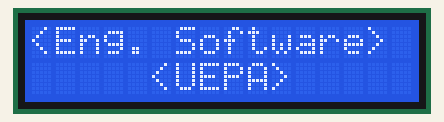
A sketch run on a simulated Arduino Uno, built with avr-gcc and run on an emulated ATmega328P. Parts: 16×2 character LCD.

Above: at 0.1 s.
At 5.2 s:
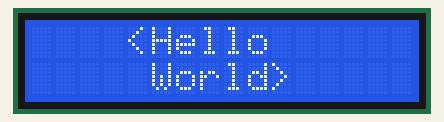

The sketch:

hellorworldLCD.ino
```cpp
#include <Wire.h>
#include <LiquidCrystal_I2C.h>

LiquidCrystal_I2C lcd(0x27, 16, 2);

void setup() {
  lcd.init();
  lcd.backlight();
  lcd.clear();

  lcd.setCursor(0, 0);
  lcd.print("<Eng. Software>");
  lcd.setCursor(5, 1);
  lcd.print("<UEPA>");
  delay(5000);

  lcd.clear();
}

void loop() {
  lcd.setCursor(4, 0);
  lcd.print("<Hello");
  lcd.setCursor(5, 1);
  lcd.print("World>");
  }
```
